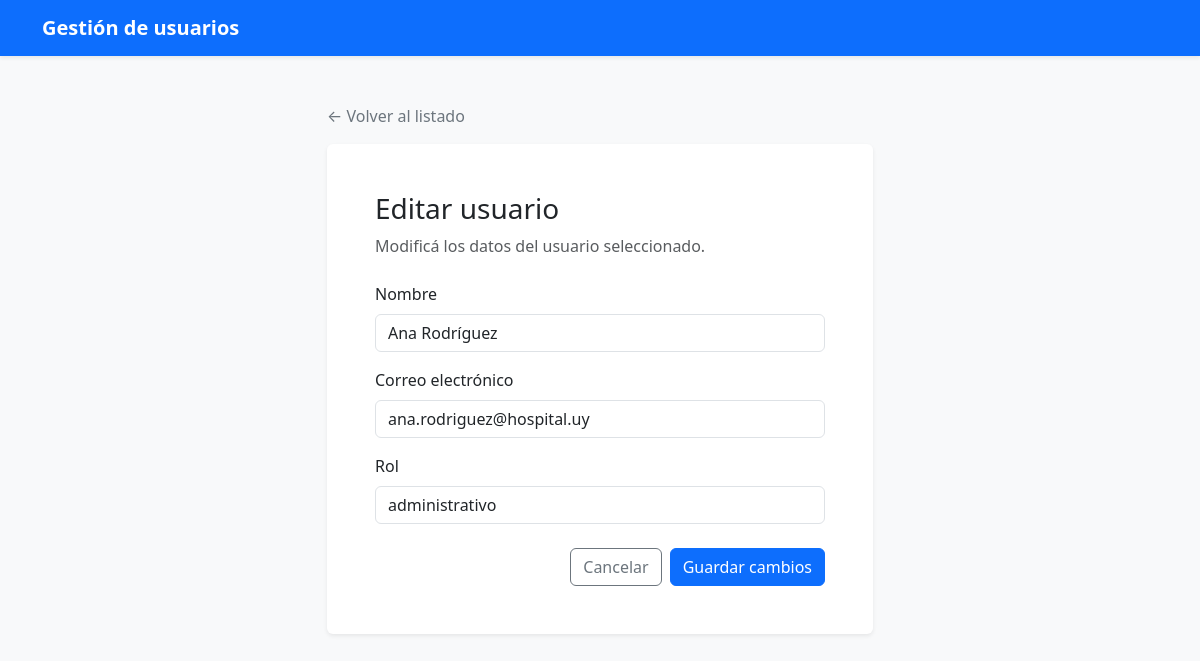
The page /crearEditarUsuario.php?id=1 on the database its author committed.
### tables this page shows
CREATE TABLE `usuario` (
  `usuario_id` int(11) NOT NULL,
  `nombre` varchar(100) NOT NULL,
  `email` varchar(120) NOT NULL,
  `rol` enum('administrativo','paciente') NOT NULL,
  `password_hash` varchar(255) DEFAULT NULL
);

### crearEditarUsuario.php (the view, shortened to what this page needs)
<?php
require_once('db.php');
if ($_SERVER["REQUEST_METHOD"] == 'GET') {
    if (isset($_GET['id'])) {
        $idUsuario = $_GET['id'];
        $sqlUsuario = "SELECT * FROM usuario WHERE usuario_id ='$idUsuario';";
        $resultadoUsuario = $conn->execute_query($sqlUsuario);
        $datosUsuario = $resultadoUsuario->fetch_assoc();
    }
}
?>
<!DOCTYPE html>
<html lang="es">
<head>
    <link href="https://cdn.jsdelivr.net/npm/bootstrap@5.3.8/dist/css/bootstrap.min.css" rel="stylesheet"
>
</head>
<body class="bg-body-tertiary">
    <nav class="navbar bg-primary shadow-sm" data-bs-theme="dark">
        <div class="container">
            <a class="navbar-brand fw-semibold" href="index.php">Gestión de usuarios</a>
        </div>
    </nav>
    <main class="container py-4 py-md-5">
        <div class="row justify-content-center">
            <div class="col-12 col-md-8 col-lg-6">
                <a class="link-secondary text-decoration-none d-inline-block mb-3" href="index.php">← Volver al listado</a>
                <div class="card border-0 shadow-sm">
                    <div class="card-body p-4 p-md-5">
                        <h1 class="h3 mb-2"><?= isset($datosUsuario) ? 'Editar usuario' : 'Nuevo usuario'; ?></h1>
                        <p class="text-body-secondary mb-4">
                            <?= isset($datosUsuario) ? 'Modificá los datos del usuario seleccionado.' : 'Ingresá los datos para registrar un usuario.'; ?>
                        </p>
                        <form method="POST">
                            <div class="mb-3">
                                <label class="form-label" for="nombre">Nombre</label>
                                <input class="form-control" id="nombre" type="text" name="nombre"
                                    value="<?= htmlspecialchars($datosUsuario['nombre'] ?? ''); ?>" required autofocus>
                            </div>
                            <div class="mb-3">
                                <label class="form-label" for="email">Correo electrónico</label>
                                <input class="form-control" id="email" type="email" name="email"
                                    value="<?= htmlspecialchars($datosUsuario['email'] ?? ''); ?>" required>
                            </div>
                            <div class="mb-4">
                                <label class="form-label" for="rol">Rol</label>
                                <input class="form-control" id="rol" type="text" name="rol"
                                    value="<?= htmlspecialchars($datosUsuario['rol'] ?? ''); ?>" required>
                            </div>
                            <div class="d-flex flex-column-reverse flex-sm-row justify-content-end gap-2">
                                <a class="btn btn-outline-secondary" href="index.php">Cancelar</a>
                                <button class="btn btn-primary" type="submit">
                                    <?= isset($datosUsuario) ? 'Guardar cambios' : 'Crear usuario'; ?>
                                </button>
                            </div>
                        </form>
                    </div>
                </div>
            </div>
        </div>
    </main>
</body>
</html>

### rows shown on the page
usuario: nombre "Ana Rodríguez", email "ana.rodriguez@hospital.uy", rol "administrativo"
